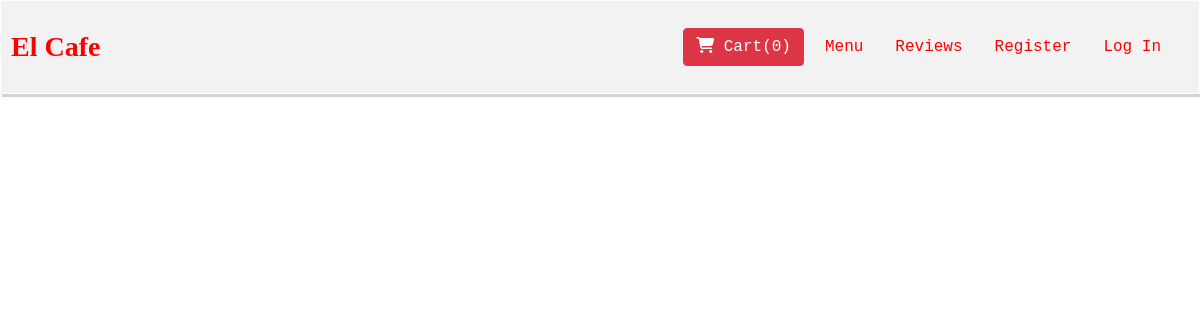
Before: /review/ with the older database file.
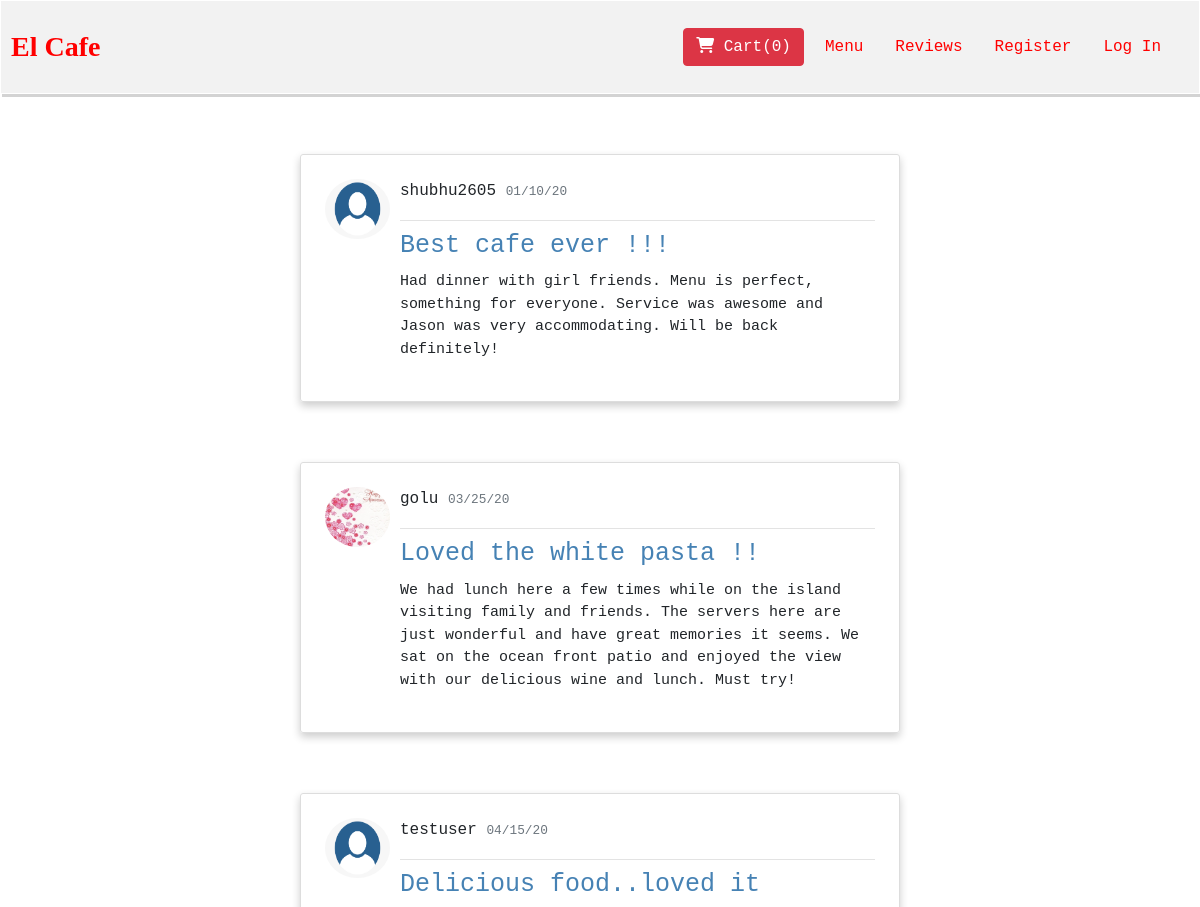
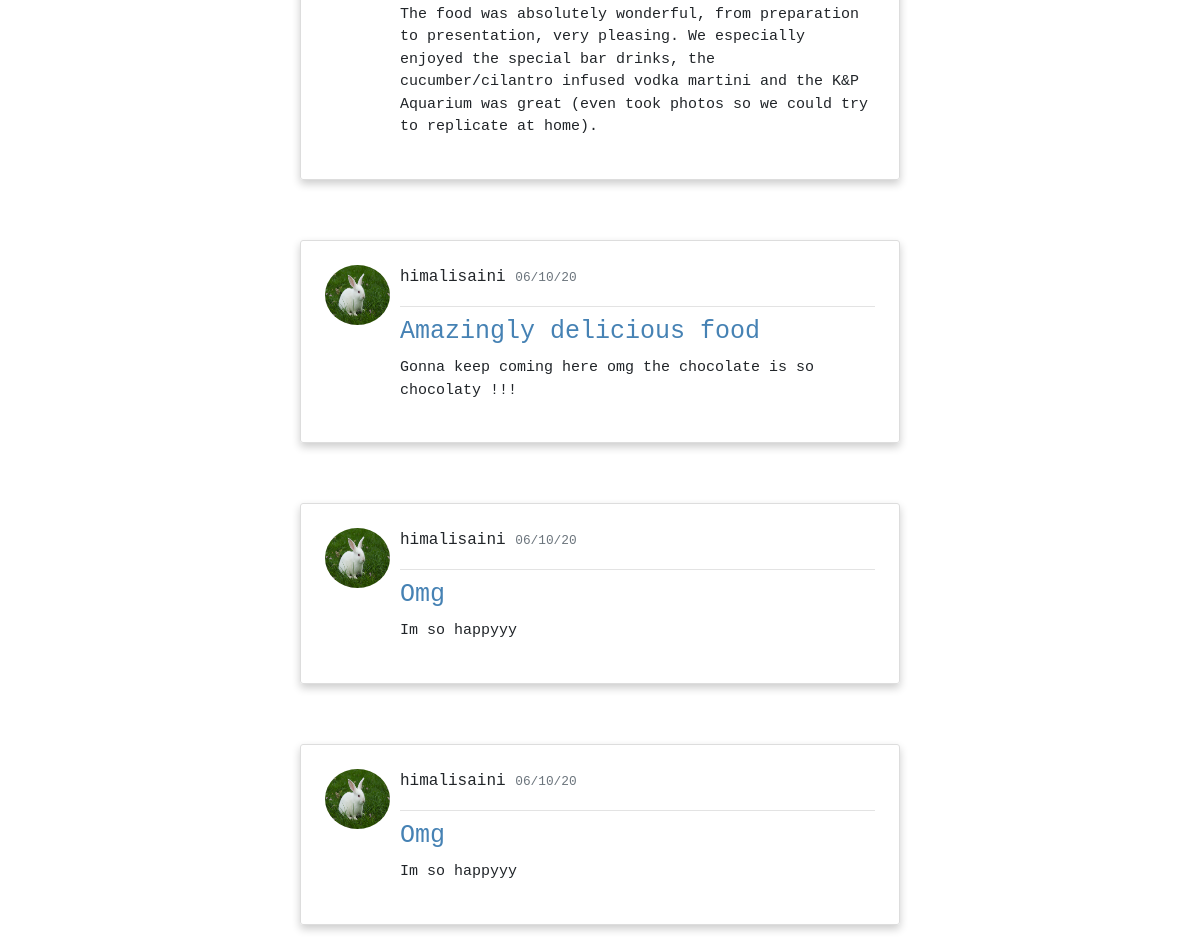
After: the same page with the newer database file (2 pictures, top to bottom).
### shop/models.py (models this page shows, shortened)
class Review(models.Model):
    title = models.CharField(max_length=100)
    content = models.TextField()
    date_posted = models.CharField(default=get_date(),max_length=50)
    author = models.ForeignKey(User,on_delete=models.CASCADE)

### users/models.py (models this page shows, shortened)
class ProfileModel(models.Model):
    user = models.OneToOneField(User,on_delete=models.CASCADE)
    image = models.ImageField(default='default.png',upload_to='profile_pics')

### shop/views.py (the view)
# urls.py: path('review/', shop_views.reviews, name='reviews'),
def reviews(request):
    posts = Review.objects.all()
    context = {
        'posts' : posts
    }
    return render(request,'shop/review.html',context)

### shop/templates/shop/review.html (shortened to what this page needs)
{% extends 'shop/base.html' %}
{% block body %}
    {% for post in posts %}
        <article class="media review content-section">
          <img class="rounded-circle article-img" src="{{ post.author.profilemodel.image.url }}">
          <div class="media-body">
            <div class="article-metadata">
              <p class="mr-2">{{ post.author }}
              <small class="text-muted">{{ post.date_posted }}</small></p>
            </div>
            <h2><a href="{% url 'review-detail' post.pk %}" class="article-title">{{ post.title }}</a></h2>
            <p class="article-content">{{ post.content }}</p>
          </div>
        </article>
    {% endfor %}
{% endblock %}

### shop/templates/shop/base.html (shortened to what this page needs)
{% load static %}
{% load crispy_forms_tags %}
<!DOCTYPE html>
<html lang="en">
<head>
  <link rel="stylesheet" href="https://stackpath.bootstrapcdn.com/bootstrap/4.3.1/css/bootstrap.min.css">
    <link rel="stylesheet" href="{% static 'shop/style.css' %}">
</head>
<body>
     <nav class="navbar nvb navbar-fixed-top">
        <a href="#" class="navbar-brand"> El Cafe </a>
        <div class="navbar">
            <div class="btn btn-danger">
            <i class="fas fa-shopping-cart"></i>
            <a tabindex="0" style="color: white; text-decoration: none;" data-html="true" href="#" id="cart_items"  data-placement="bottom" role="button" data-toggle="popover" data-trigger="focus" title="<h5>Cart Items</h5>" data-content="Your cart is empty! Continue Exploring..">Cart</a>
        </div>
            <a href="{% url 'index' %}" class="nav-item nav-link"> Menu </a>
            <a href="{% url 'reviews' %}" class="nav-item nav-link"> Reviews </a>
            {% if user.is_authenticated %}
                <a href="{% url 'myorders' %}" class="nav-item nav-link"> Orders </a>
                <a href="{% url 'profile' %}" class="nav-item nav-link"> Profile </a>
                <a href="{% url 'logout' %}"  class="nav-item nav-link"> Log out </a>
                {% else  %}
                <a href="{% url 'register' %}" class="nav-item nav-link"> Register </a>
                <a href="{% url 'login' %}"  class="nav-item nav-link"> Log In </a>
            {% endif %}
        </div>
    </nav>
    {% block body %}
    {% endblock %}
</body>
</html>

### shop/static/shop/style.css (style rules this page uses)
body { font-family: Tahoma, monospace; }
.navbar { background-color: #f2f2f2; padding: 12px; }
.nav-item { color: red; font-size: 16px; }
.navbar-brand { color: red; font-size: 28px; font-family: fantasy; font-weight: bolder; }
.nvb { border: 1px solid white; padding: 10px; box-shadow: 2px 3px lightgray; }
.btn { margin: 5px; }
.content-section { padding: 2%; border: 1px solid #dddddd; border-radius: 3px; height: 40%; width: 50%; margin: 0 auto; margin-top: 5%; margin-bottom: 5%; }
.article-title { color: steelblue; font-size: 25px; }
.article-content { white-space: pre-line; font-size: 15px; }
.article-img { height: 60px; width: 65px; margin-right: 10px; }
.article-metadata { padding-bottom: 1px; margin-bottom: 4px; border-bottom: 1px solid #e3e3e3 }
.review { box-shadow: 0 4px 8px 0 rgba(0,0,0,0.2); transition: 0.3s; }

Changed rows visible on the page:
added Review: author.profilemodel.image (placeholder picture), author "shubhu2605", date_posted "01/10/20", title "Best cafe ever !!!", content "Had dinner with girl friends. Menu is perfect, something for everyone. Service was awesome and Jason was very accommodating. Will be back definitely!"
added Review: author.profilemodel.image (picture), author "golu", date_posted "03/25/20", title "Loved the white pasta !!", content "We had lunch here a few times while on the island visiting family and friends. The servers here are just wonderful and have great memories it seems. We sat on the ocean front patio and enjoyed the view with our delicious wine and lunch. Must try!"
added Review: author.profilemodel.image (placeholder picture), author "testuser", date_posted "04/15/20", title "Delicious food..loved it", content "The food was absolutely wonderful, from preparation to presentation, very pleasing. We especially enjoyed the special bar drinks, the cucumber/cilantro infused vodka martini and the K&P Aquarium was great (even took photos so we could try to replicate at home)."
added Review: author.profilemodel.image (picture), author "himalisaini", date_posted "06/10/20", title "Amazingly delicious food", content "Gonna keep coming here omg the chocolate is so chocolaty !!!"
added Review: author.profilemodel.image (picture), author "himalisaini", date_posted "06/10/20", title "Omg", content "Im so happyyy"
added Review: author.profilemodel.image (picture), author "himalisaini", date_posted "06/10/20", title "Omg", content "Im so happyyy"
